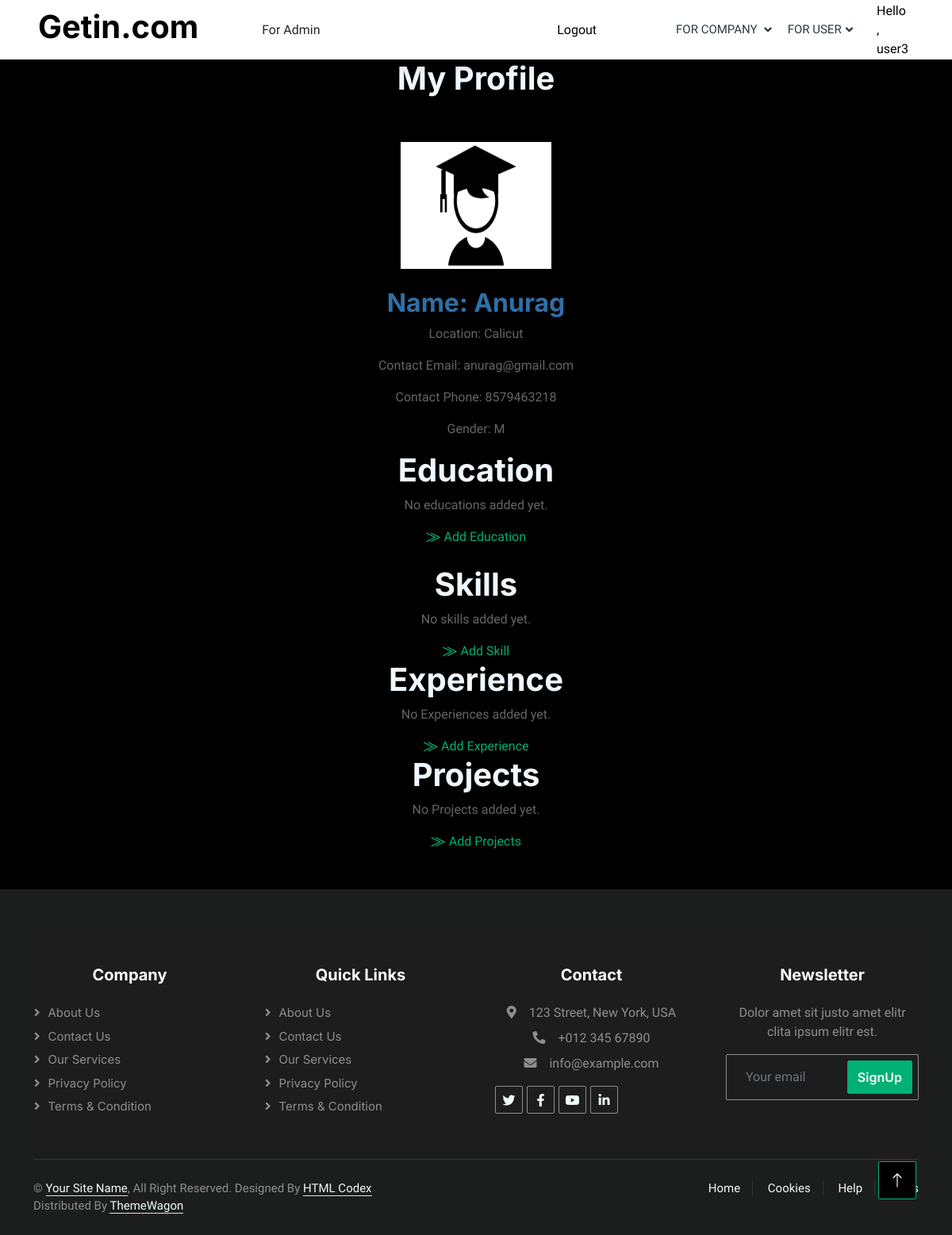
The app's page /user_profile_details/3/ (signed in), older data.
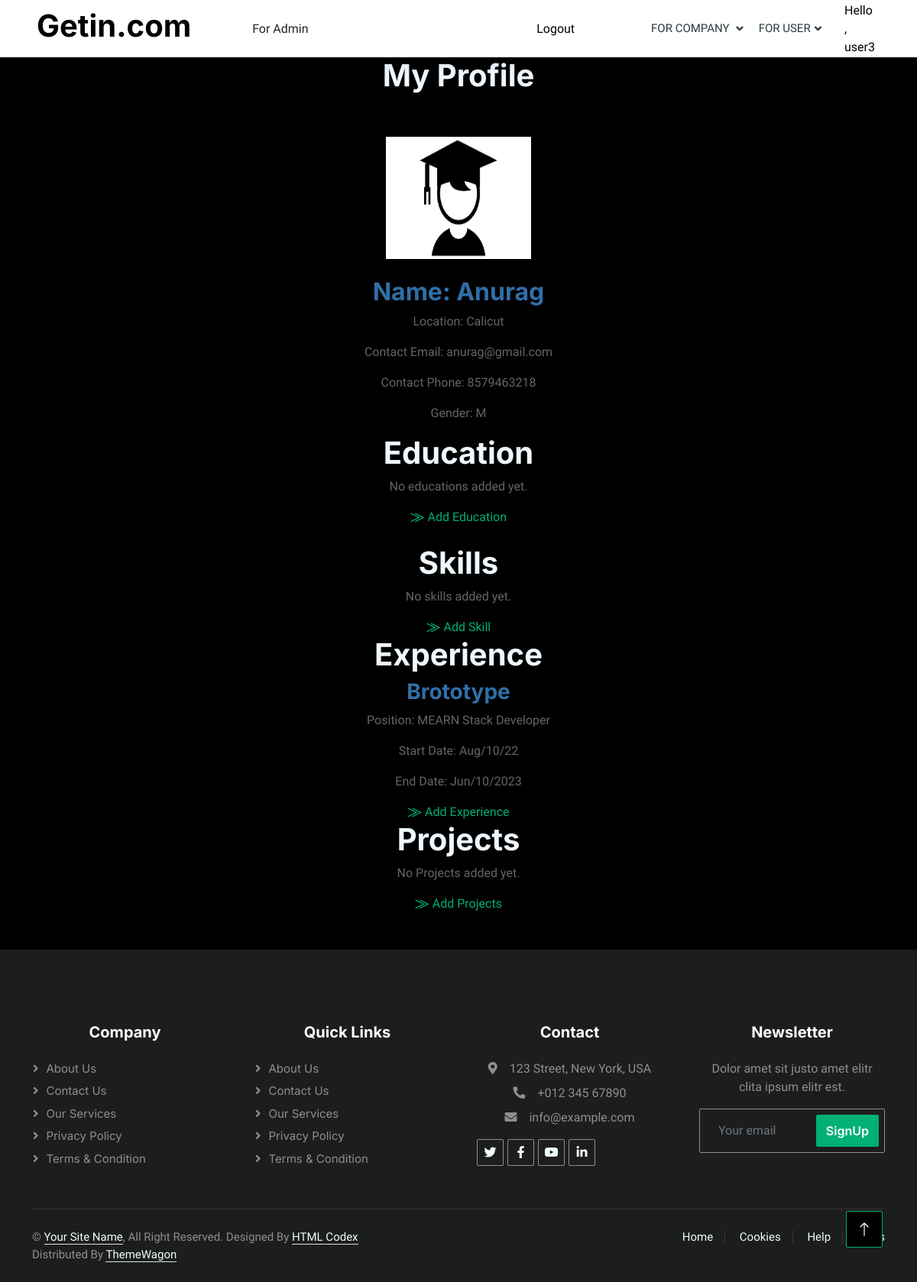
The same page, newer data.
### account/models.py (models this page shows, shortened)
class CustomUser(AbstractUser):
    class Role(models.TextChoices):
        ADMIN = "ADMIN", "Admin"
        USER = "USER", "User"
        COMPANY = "COMPANY", "Company"
    base_role = Role.ADMIN
    role = models.CharField(max_length=50, choices=Role.choices)

### user/models.py (models this page shows, shortened)
class UserProfile(models.Model):
    GENDER_CHOICES = (
        ('M', 'Male'),
        ('F', 'Female'),
        ('O', 'Other'),
    )
    user = models.OneToOneField(User,on_delete=models.CASCADE,null=True)
    gender = models.CharField(max_length=1,choices=GENDER_CHOICES,null=True)
    name = models.CharField(max_length=100)
    location = models.CharField(max_length=100)
    cont_email = models.EmailField()
    cont_phone = models.CharField(max_length=20)
    profile_image = models.ImageField(upload_to='profile_images/', null=True, blank=True)

class AddExperience(models.Model):
    user = models.ForeignKey(User,on_delete=models.CASCADE)
    company_name = models.CharField(max_length=100,null=True)
    position = models.CharField(max_length=100,null=True)
    start_date = models.CharField(max_length=100,null=True)
    end_date = models.CharField(max_length=100,null=True)

### user/decorators.py (the view)
    def wrappeer(request,*args,**kwargs):
        if not request.user.is_authenticated:
            return redirect('user_login')
        else:
            if request.user.role != 'USER':
                return render(request, "unauthorized.html")
        return function(request,*args,**kwargs)

### user/views.py (called while the page is built)
@user_login_required
def user_profile_details(request,id):
    profile_details = UserProfile.objects.get(id=id)
    add_education = AddEducation.objects.filter(user=profile_details.user)
    add_skill = AddSkills.objects.filter(user=profile_details.user)
    add_experience = AddExperience.objects.filter(user=profile_details.user)
    add_projects = AddProject.objects.filter(user=profile_details.user)
    context = {
        'profileview':profile_details,
        'education_list': add_education,
        'skill_list': add_skill,
        'experience_list': add_experience,
        'project_list': add_projects,
    }
    return render(request,'user/user_profile_details.html',context)

### templates/user/user_profile_details.html (shortened to what this page needs)
{% extends 'base.html' %}
{% block content %}
<div class="container">
<h1 style="color: aliceblue; text-decoration: double;">My Profile</h1><br><br>
{% if profileview.profile_image %}
        <img style="width: 190 ;height: 160;" src="{{ profileview.profile_image.url }}" alt="Profile Image">
    {% else %}
        <p>No profile image available</p>
    {% endif %}
<br><br>
{% if profileview %}
    <h2 style="color: rgb(48, 111, 167);">Name: {{ profileview.name }}</h2>
    <p>Location: {{ profileview.location }}</p>
    <p>Contact Email: {{ profileview.cont_email }}</p>
    <p>Contact Phone: {{ profileview.cont_phone }}</p>
    <p>Gender: {{ profileview.gender }}</p>
{% else %}
    <p>User profile not found.</p>
{% endif %}
</div>
<div class="container">
    <h1 style="color: aliceblue;">Education</h1>
    {% for add_education in education_list %}
      <div>
        <h3 style="color: rgb(48, 111, 167);">Name of College: {{ add_education.name_of_college }}</h3>
        <p>Passout Year: {{ add_education.passout_year }}</p>
        <p>Subject: {{ add_education.subject }}</p>
      </div>
    {% empty %}
      <p>No educations added yet.</p>
    {% endfor %}
    <a href="{% url 'add_education' %}">⨠ Add Education</a><br><br>
  </div>
<div class="container">
  <h1 style="color: aliceblue;">Skills</h1>
    {% for add_skill in skill_list %}
      <div>
        <h3 style="color: rgb(48, 111, 167);"> Skill: {{ add_skill.skill_name }}</h3>
        <p>Description: {{ add_skill.description }}</p>
      </div>
    {% empty %}
      <p>No skills added yet.</p>
    {% endfor %}
    <a href="{% url 'add_skill' %}">⨠ Add Skill</a>
  </div>
<div class="container">
  <h1 style="color: aliceblue;">Experience</h1>
    {% for add_experience in experience_list %}
      <div>
        <h3 style="color: rgb(48, 111, 167);">{{ add_experience.company_name }}</h3>
        <p>Position: {{ add_experience.position }}</p>
        <p>Start Date: {{ add_experience.start_date }}</p>
        <p>End Date: {{ add_experience.end_date }}</p>
      </div>
    {% empty %}
      <p>No Experiences added yet.</p>
    {% endfor %}
    <a href="{% url 'add_experience' %}">⨠ Add Experience</a>
  </div>
<div class="container">
  <h1 style="color: aliceblue;">Projects</h1>
    {% for add_projects in project_list %}
      <div>
        <h3 style="color: rgb(48, 111, 167);">Title: {{ add_projects.title }}</h3>
        <p>Description: {{ add_projects.description }}</p>
      </div>
    {% empty %}
      <p>No Projects added yet.</p>
    {% endfor %}
    <a href="{% url 'add_projects' %}">⨠ Add Projects</a>
  </div>
{% endblock %}

### templates/base.html (shortened to what this page needs)
{% load static %}
<head>
    <link href="https://cdnjs.cloudflare.com/ajax/libs/font-awesome/5.10.0/css/all.min.css" rel="stylesheet">
    <link href="https://cdn.jsdelivr.net/npm/bootstrap-icons@1.4.1/font/bootstrap-icons.css" rel="stylesheet">
    <link href="{% static 'lib/animate/animate.min.css' %}" rel="stylesheet">
    <link href="{% static 'lib/owlcarousel/assets/owl.carousel.min.css' %}" rel="stylesheet">
    <link href="{% static 'css/bootstrap.min.css' %}" rel="stylesheet">
    <link href="{% static 'css/style.css' %}" rel="stylesheet">
</head>
<body>
    <!DOCTYPE html>
    <html lang="en">
    <div class="container-xxl.bg-primary.bg-gradient p-0">
        <nav class="navbar navbar-expand-lg bg-white navbar-light shadow sticky-top p-0">
            <a href="{% url 'user_index' %}" class="navbar-brand d-flex align-items-center text-center py-0 px-4 px-lg-5">
                <h1 class="getin">Getin.com</h1>
            </a>
            <div class="collapse navbar-collapse" id="navbarCollapse">
                <a href="{% url 'admin_home' %}" class="dropdown-item">For Admin</a>
                <div class="navbar-nav ms-auto p-4 p-lg-0">
                    {% if request.user.is_authenticated %}
                    <a style="margin-top: 25px; margin-right: 100px; color: #000000;" href="{% url 'logout_user' %}"> Logout</a>
                   {% endif %}
                    <div class="nav-item dropdown">
                        {% if request.user.is_authenticated %}
                        <a style="margin-right: 20px;" href="#" class="nav-link dropdown-toggle" data-bs-toggle="dropdown">For Company                                                                                                                          </a>
                    </div>
                    <div class="nav-item dropdown">
                        <a href="#" class="nav-link dropdown-toggle" data-bs-toggle="dropdown">For User</a>
                            {% endif %}
                    </div>
                </div>
                {% if request.user.is_authenticated %}
                        <a  style="text-decoration: none; margin-right: 55px; color: #000000;" href="{% url 'user_profileview' %}">Hello , {{ request.user.username }}</a>
                        {% else %}
                <p>Please log in to access this content.</p>
                        {% endif %}
            </div>
        </nav>
        {% block content %}
        {% endblock %}
 <div style="background-color: #1c1d1d !important;"     class="container-fluid bg-dark text-white-50 footer pt-5 mt-5 wow fadeIn" data-wow-delay="0.1s">
    <div style="background-color: #1d1d1d;" class="container py-5">
        <div  class="row g-5">
            <div  class="col-lg-3 col-md-6">
                <h5 class="text-white mb-4">Company</h5>
                <a class="btn btn-link text-white-50" href="">About Us</a>
                <a class="btn btn-link text-white-50" href="">Contact Us</a>
                <a class="btn btn-link text-white-50" href="">Our Services</a>
                <a class="btn btn-link text-white-50" href="">Privacy Policy</a>
                <a class="btn btn-link text-white-50" href="">Terms & Condition</a>
            </div>
            <div class="col-lg-3 col-md-6">
                <h5 class="text-white mb-4">Quick Links</h5>
                <a class="btn btn-link text-white-50" href="">About Us</a>
                <a class="btn btn-link text-white-50" href="">Contact Us</a>
                <a class="btn btn-link text-white-50" href="">Our Services</a>
                <a class="btn btn-link text-white-50" href="">Privacy Policy</a>
                <a class="btn btn-link text-white-50" href="">Terms & Condition</a>
            </div>
            <div class="col-lg-3 col-md-6">
                <h5 class="text-white mb-4">Contact</h5>
                <p class="mb-2"><i class="fa fa-map-marker-alt me-3"></i>123 Street, New York, USA</p>
                <p class="mb-2"><i class="fa fa-phone-alt me-3"></i>+012 345 67890</p>
                <p class="mb-2"><i class="fa fa-envelope me-3"></i>info@example.com</p>
                <div class="d-flex pt-2">
                    <a class="btn btn-outline-light btn-social" href=""><i class="fab fa-twitter"></i></a>
                    <a class="btn btn-outline-light btn-social" href=""><i class="fab fa-facebook-f"></i></a>
                    <a class="btn btn-outline-light btn-social" href=""><i class="fab fa-youtube"></i></a>
                    <a class="btn btn-outline-light btn-social" href=""><i class="fab fa-linkedin-in"></i></a>
                </div>
            </div>
            <div class="col-lg-3 col-md-6">
                <h5 class="text-white mb-4">Newsletter</h5>
                <p>Dolor amet sit justo amet elitr clita ipsum elitr est.</p>
                <div class="position-relative mx-auto" style="max-width: 400px;">
                    <input class="form-control bg-transparent w-100 py-3 ps-4 pe-5" type="text" placeholder="Your email">
                    <button type="button" class="btn btn-primary py-2 position-absolute top-0 end-0 mt-2 me-2">SignUp</button>
                </div>
            </div>
        </div>
    </div>
    <div class="container">
        <div class="copyright">
            <div class="row">
                <div class="col-md-6 text-center text-md-start mb-3 mb-md-0">
                    &copy; <a class="border-bottom" href="#">Your Site Name</a>, All Right Reserved.
                    Designed By <a class="border-bottom" href="https://htmlcodex.com">HTML Codex</a>
                    </br>Distributed By <a class="border-bottom" href="https://themewagon.com" target="_blank">ThemeWagon</a>
                </div>
                <div class="col-md-6 text-center text-md-end">
                    <div class="footer-menu">
                        <a href="">Home</a>
                        <a href="">Cookies</a>
                        <a href="">Help</a>
                        <a href="">FQAs</a>
                    </div>
                </div>
            </div>
        </div>
    </div>
</div>
<a style="background-color: #000000;" href="#" class="btn btn-lg btn-primary btn-lg-square back-to-top"><i class="bi bi-arrow-up"></i></a>
</div>
</body>
</html>

### static/css/style.css (style rules this page uses)
:root { --primary: #00B074; --secondary: #2B9BFF; --light: #EFFDF5; --dark: #2B3940; }
.back-to-top { position: fixed; display: none; right: 45px; bottom: 45px; z-index: 99; }
.btn { font-family: 'Inter', sans-serif; font-weight: 600; transition: .5s; }
.btn.btn-primary, .btn.btn-secondary { color: #FFFFFF; }
.btn-lg-square { width: 48px; height: 48px; }
.btn-square, .btn-sm-square, .btn-lg-square { padding: 0; display: flex; align-items: center; justify-content: center; font-weight: normal; border-radius: 2px; }
.navbar .dropdown-toggle::after { border: none; content: "\f107"; font-family: "Font Awesome 5 Free"; font-weight: 900; vertical-align: middle; margin-left: 5px; transition: .5s; }
.navbar-dark .navbar-nav .nav-link, .navbar-light .navbar-nav .nav-link { margin-right: 30px; padding: 25px 0; color: #FFFFFF; font-size: 15px; text-transform: uppercase; outline: none; }
.navbar-light .navbar-brand, .navbar-light a.btn { height: 75px; }
.navbar-light .navbar-nav .nav-link { color: var(--dark); font-weight: 500; }
.navbar-light.sticky-top { top: -100px; transition: .5s; }
.footer .btn.btn-social { margin-right: 5px; width: 35px; height: 35px; display: flex; align-items: center; justify-content: center; color: var(--light); border: 1px solid rgba(255,255,255,0.5); border-radius: 2px; transition: .3s; }
.footer .btn.btn-link { display: block; margin-bottom: 5px; padding: 0; text-align: left; font-size: 15px; font-weight: normal; text-transform: capitalize; transition: .3s; }
.footer .btn.btn-link::before { position: relative; content: "\f105"; font-family: "Font Awesome 5 Free"; font-weight: 900; margin-right: 10px; }
.footer .form-control { border-color: rgba(255,255,255,0.5); }
.footer .copyright { padding: 25px 0; font-size: 15px; border-top: 1px solid rgba(256, 256, 256, .1); }
.footer .copyright a { color: var(--light); }
.footer .footer-menu a { margin-right: 15px; padding-right: 15px; border-right: 1px solid rgba(255, 255, 255, .1); }
.footer .footer-menu a:last-child { margin-right: 0; padding-right: 0; border-right: none; }

### templates/base.html (style rules this page uses)
body { background-color: rgb(0, 0, 0); }
.getin { color: #000000 !important; }

### templates/user/user_profile_details.html (style rules this page uses)
.container { text-align: center; }

Row changes from the older to the newer data that the page shows:
added AddExperience: company_name "Brototype", position "MEARN Stack Developer", start_date "Aug/10/22", end_date "Jun/10/2023"
Text that changed along with them:
text no longer shown: "No Experiences added yet."
